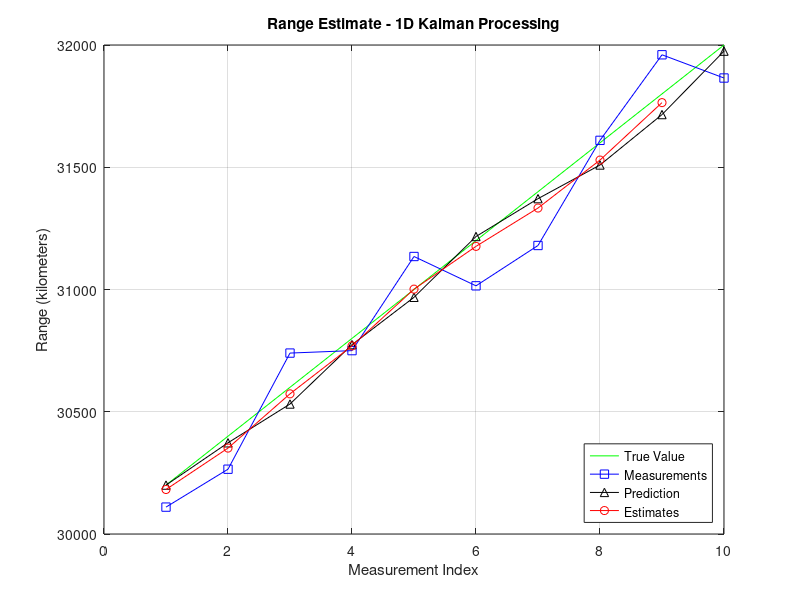

Here is the MATLAB script that generated this plot:


%% Environment

close all; clear; clc;
set(0, 'DefaultFigureWindowStyle', 'docked');



%% Example from Website

alpha=0.2; beta=0.1; deltaT_seconds=5;
% alpha=0.8; beta=0.8; deltaT_seconds=5;

initialPosition_meters=30e3; initialVelocity_meterPerSecond=40;

predictedStateEstimate=zeros(2, 12);  % Row 1 - Position, Row 2 - Velocity
extrapolatedStateEstimate=zeros(2, 12);
test=zeros(2, 12);

distanceMeasurements_meters=[ 30110, 30265 30740 30750 31135 31015 31180 31610 31960 31865 ];

predictedStateEstimate(1, 1)=initialPosition_meters + deltaT_seconds*initialVelocity_meterPerSecond;
predictedStateEstimate(2, 1)=initialVelocity_meterPerSecond;


for stateUpdateIndex=2:1:10
    
    % Position
    predictedStateEstimate(1, stateUpdateIndex)=predictedStateEstimate(1, stateUpdateIndex-1) + ...
        alpha*(distanceMeasurements_meters(stateUpdateIndex-1) - predictedStateEstimate(1, stateUpdateIndex-1));
    %
    % Velocity
    predictedStateEstimate(2, stateUpdateIndex)=predictedStateEstimate(2, stateUpdateIndex-1) + ...
        beta*( (distanceMeasurements_meters(stateUpdateIndex-1) - predictedStateEstimate(1, stateUpdateIndex-1) ) / deltaT_seconds );
    
    
    % Position
    extrapolatedStateEstimate(1, stateUpdateIndex)=predictedStateEstimate(1, stateUpdateIndex) + ...
        deltaT_seconds*predictedStateEstimate(2, stateUpdateIndex);
    %
    % Velocity
    extrapolatedStateEstimate(2, stateUpdateIndex)=predictedStateEstimate(2, stateUpdateIndex);
    
    
    test(1, stateUpdateIndex-1)=predictedStateEstimate(1, stateUpdateIndex-1) + ...
        alpha*(distanceMeasurements_meters(stateUpdateIndex-1) - predictedStateEstimate(1, stateUpdateIndex-1));
    %
    test(2, stateUpdateIndex-1)=predictedStateEstimate(2, stateUpdateIndex-1) + ...
        beta*((distanceMeasurements_meters(stateUpdateIndex-1) - predictedStateEstimate(1, stateUpdateIndex-1))/deltaT_seconds);
    
    
    predictedStateEstimate(1, stateUpdateIndex)=extrapolatedStateEstimate(1, stateUpdateIndex);
    predictedStateEstimate(2, stateUpdateIndex)=extrapolatedStateEstimate(2, stateUpdateIndex);
    
%     keyboard;
    
end


figure(); ...   
    plot((30200+40*(0:1:9)*deltaT_seconds), 'g'); hold on;
    plot(distanceMeasurements_meters, 'b', 'Marker', 's');
    plot(predictedStateEstimate(1, 1:10), 'k', 'Marker', '^');
    plot(1:9, test(1, 1:9), 'r', 'Marker', 'o');
    xlabel('Measurement Index'); ylabel('Range (kilometers)'); title('Range Estimate - 1D Kalman Processing');
    legend('True Value', 'Measurements', 'Prediction', 'Estimates', 'Location', 'SouthEast');
    grid on; shg;



%% Clean-up

fprintf(1, '\n\n*** Processing Complete ***\n\n');



%% References
